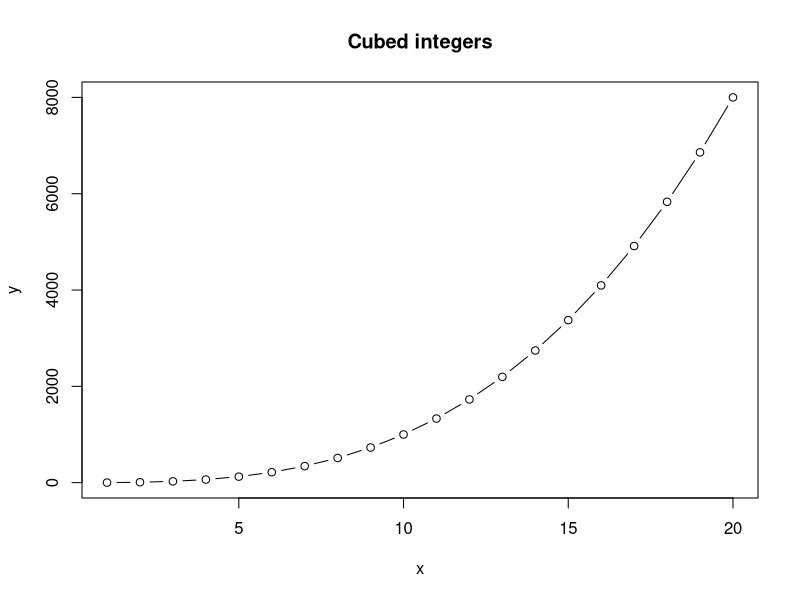
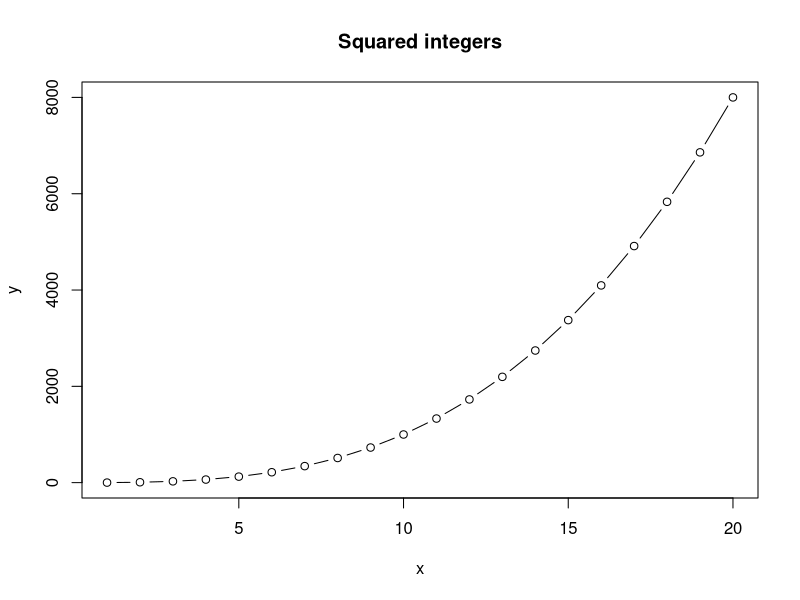

These charts were generated, in order, by the following R code:
## This is a R script 
## Run this code to make a plot of x and x^3 for the integers from 1 to 10

x <- 1:20
y <- x^3
z <- x^ (1/2)

plot(x,y, type = "b", main = "Cubed integers")
plot (x,y, type = "b", main = "Squared integers")
